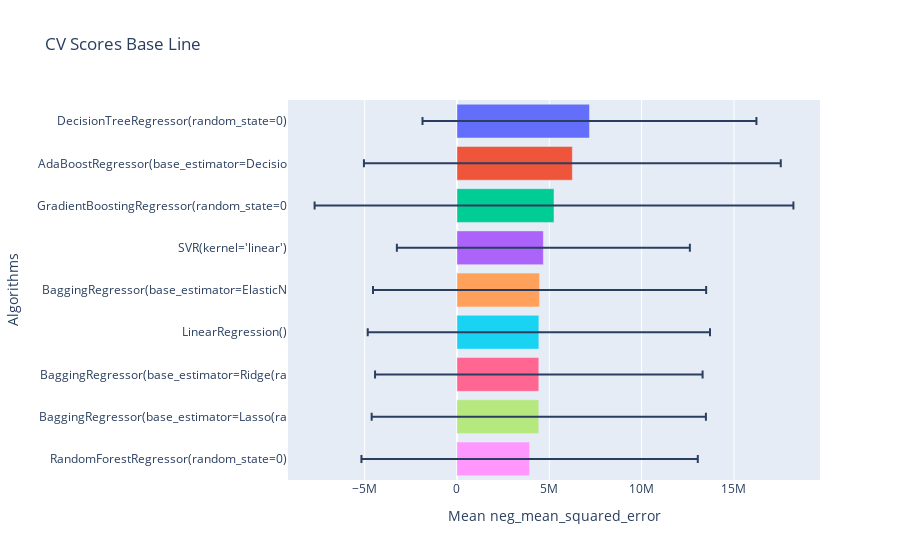

Write notebook code for a chart like this one.
### Code cell
gp.crossval_models(x_train,y_train,10,lista_estimadores,"neg_mean_squared_error")

### Figure 1 — Plotly figure (JSON) as saved in the notebook; plotly's stock layout.template omitted (floating-point values rounded to 4 significant figures)
{"data": [{"alignmentgroup": "True", "error_x": {"array": [9042000.0]}, "hovertemplate": "Algorithms=%{y}<br>Mean neg_mean_squared_error=%{x}<extra></extra>", "legendgroup": "DecisionTreeRegressor(random_state=0)", "marker": {"color": "#636efa", "pattern": {"shape": ""}}, "name": "DecisionTreeRegressor(random_state=0)", "offsetgroup": "DecisionTreeRegressor(random_state=0)", "orientation": "h", "showlegend": true, "textposition": "auto", "type": "bar", "x": [7175000.0], "xaxis": "x", "y": ["DecisionTreeRegressor(random_state=0)"], "yaxis": "y"}, {"alignmentgroup": "True", "error_x": {"array": [11290000.0]}, "hovertemplate": "Algorithms=%{y}<br>Mean neg_mean_squared_error=%{x}<extra></extra>", "legendgroup": "AdaBoostRegressor(base_estimator=Decisio", "marker": {"color": "#EF553B", "pattern": {"shape": ""}}, "name": "AdaBoostRegressor(base_estimator=Decisio", "offsetgroup": "AdaBoostRegressor(base_estimator=Decisio", "orientation": "h", "showlegend": true, "textposition": "auto", "type": "bar", "x": [6247000.0], "xaxis": "x", "y": ["AdaBoostRegressor(base_estimator=Decisio"], "yaxis": "y"}, {"alignmentgroup": "True", "error_x": {"array": [12960000.0]}, "hovertemplate": "Algorithms=%{y}<br>Mean neg_mean_squared_error=%{x}<extra></extra>", "legendgroup": "GradientBoostingRegressor(random_state=0", "marker": {"color": "#00cc96", "pattern": {"shape": ""}}, "name": "GradientBoostingRegressor(random_state=0", "offsetgroup": "GradientBoostingRegressor(random_state=0", "orientation": "h", "showlegend": true, "textposition": "auto", "type": "bar", "x": [5254000.0], "xaxis": "x", "y": ["GradientBoostingRegressor(random_state=0"], "yaxis": "y"}, {"alignmentgroup": "True", "error_x": {"array": [7934000.0]}, "hovertemplate": "Algorithms=%{y}<br>Mean neg_mean_squared_error=%{x}<extra></extra>", "legendgroup": "SVR(kernel='linear')", "marker": {"color": "#ab63fa", "pattern": {"shape": ""}}, "name": "SVR(kernel='linear')", "offsetgroup": "SVR(kernel='linear')", "orientation": "h", "showlegend": true, "textposition": "auto", "type": "bar", "x": [4678000.0], "xaxis": "x", "y": ["SVR(kernel='linear')"], "yaxis": "y"}, {"alignmentgroup": "True", "error_x": {"array": [9021000.0]}, "hovertemplate": "Algorithms=%{y}<br>Mean neg_mean_squared_error=%{x}<extra></extra>", "legendgroup": "BaggingRegressor(base_estimator=ElasticN", "marker": {"color": "#FFA15A", "pattern": {"shape": ""}}, "name": "BaggingRegressor(base_estimator=ElasticN", "offsetgroup": "BaggingRegressor(base_estimator=ElasticN", "orientation": "h", "showlegend": true, "textposition": "auto", "type": "bar", "x": [4473000.0], "xaxis": "x", "y": ["BaggingRegressor(base_estimator=ElasticN"], "yaxis": "y"}, {"alignmentgroup": "True", "error_x": {"array": [9268000.0]}, "hovertemplate": "Algorithms=%{y}<br>Mean neg_mean_squared_error=%{x}<extra></extra>", "legendgroup": "LinearRegression()", "marker": {"color": "#19d3f3", "pattern": {"shape": ""}}, "name": "LinearRegression()", "offsetgroup": "LinearRegression()", "orientation": "h", "showlegend": true, "textposition": "auto", "type": "bar", "x": [4434000.0], "xaxis": "x", "y": ["LinearRegression()"], "yaxis": "y"}, {"alignmentgroup": "True", "error_x": {"array": [8869000.0]}, "hovertemplate": "Algorithms=%{y}<br>Mean neg_mean_squared_error=%{x}<extra></extra>", "legendgroup": "BaggingRegressor(base_estimator=Ridge(ra", "marker": {"color": "#FF6692", "pattern": {"shape": ""}}, "name": "BaggingRegressor(base_estimator=Ridge(ra", "offsetgroup": "BaggingRegressor(base_estimator=Ridge(ra", "orientation": "h", "showlegend": true, "textposition": "auto", "type": "bar", "x": [4432000.0], "xaxis": "x", "y": ["BaggingRegressor(base_estimator=Ridge(ra"], "yaxis": "y"}, {"alignmentgroup": "True", "error_x": {"array": [9050000.0]}, "hovertemplate": "Algorithms=%{y}<br>Mean neg_mean_squared_error=%{x}<extra></extra>", "legendgroup": "BaggingRegressor(base_estimator=Lasso(ra", "marker": {"color": "#B6E880", "pattern": {"shape": ""}}, "name": "BaggingRegressor(base_estimator=Lasso(ra", "offsetgroup": "BaggingRegressor(base_estimator=Lasso(ra", "orientation": "h", "showlegend": true, "textposition": "auto", "type": "bar", "x": [4430000.0], "xaxis": "x", "y": ["BaggingRegressor(base_estimator=Lasso(ra"], "yaxis": "y"}, {"alignmentgroup": "True", "error_x": {"array": [9108000.0]}, "hovertemplate": "Algorithms=%{y}<br>Mean neg_mean_squared_error=%{x}<extra></extra>", "legendgroup": "RandomForestRegressor(random_state=0)", "marker": {"color": "#FF97FF", "pattern": {"shape": ""}}, "name": "RandomForestRegressor(random_state=0)", "offsetgroup": "RandomForestRegressor(random_state=0)", "orientation": "h", "showlegend": true, "textposition": "auto", "type": "bar", "x": [3933000.0], "xaxis": "x", "y": ["RandomForestRegressor(random_state=0)"], "yaxis": "y"}], "layout": {"barmode": "relative", "legend": {"title": {"text": "Algorithms"}, "tracegroupgap": 0}, "showlegend": false, "title": {"text": "CV Scores Base Line"}, "xaxis": {"anchor": "y", "domain": [0, 1], "title": {"text": "Mean neg_mean_squared_error"}}, "yaxis": {"anchor": "x", "categoryarray": ["RandomForestRegressor(random_state=0)", "BaggingRegressor(base_estimator=Lasso(ra", "BaggingRegressor(base_estimator=Ridge(ra", "LinearRegression()", "BaggingRegressor(base_estimator=ElasticN", "SVR(kernel='linear')", "GradientBoostingRegressor(random_state=0", "AdaBoostRegressor(base_estimator=Decisio", "DecisionTreeRegressor(random_state=0)"], "categoryorder": "array", "domain": [0, 1], "title": {"text": "Algorithms"}}}}
